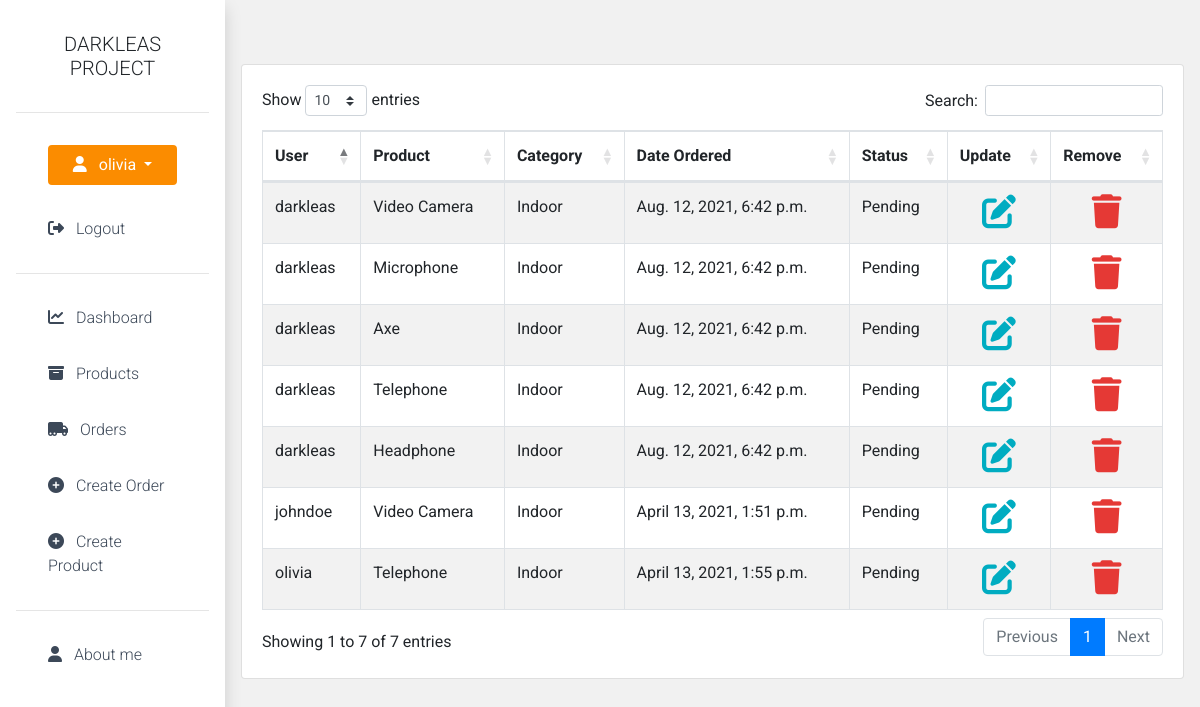
The page /orders/ (signed in) on the database its author committed.
### accounts/models.py (models this page shows, shortened)
class Order(models.Model):
    STATUS = (
        ('Pending','Pending'),
        ('Out for delivery','Out for delivery'),
        ('Delivered','Delivered')
    )
    customer = models.ForeignKey(Customer, on_delete=models.SET_NULL,null=True)
    product = models.ForeignKey(Product, on_delete=models.SET_NULL,null=True)
    date_created = models.DateTimeField(auto_now_add=True,null=True)
    status = models.CharField(max_length=200,null=True,choices=STATUS)

class Customer(models.Model):
    user = models.OneToOneField(User, on_delete=models.CASCADE,null=True)
    name = models.CharField(max_length=200,null=True,blank=True)
    phone = PhoneNumberField(null=True,blank=True,max_length=30)
    email = models.EmailField(max_length=200,null=True,blank=True,unique=True)
    profile_pic = models.ImageField(null=True,blank=True,upload_to='images/')
    date_created = models.DateTimeField(auto_now_add=True,null=True)

class Product(models.Model):
    CATEGORIES = (
        ('Indoor','Indoor'),
        ('Outdoor','Outdoor')
    )
    name = models.CharField(max_length=200,null=True)
    price = models.FloatField(null=True)
    category = models.CharField(max_length=200,null=True,choices=CATEGORIES)
    description = models.CharField(max_length=200,null=True,blank=True)
    date_created = models.DateTimeField(auto_now_add=True,null=True)
    tags = models.ManyToManyField(Tag)
    def __str__(self):
        return self.name

### accounts/views.py (the view)
# urls.py: path("orders/",views.orders,name='orders'),
@login_required(login_url='/login/')
def orders(request):
    orders = Order.objects.all()
    context={'orders':orders}
    return render(request,'accounts/orders.html',context)

### accounts/templates/accounts/orders.html (shortened to what this page needs)
{% extends 'accounts/main.html' %}
{% block content %}
<div class="containers mt-5">
    <div class="card card-body table-responsive">
        <table id="example" class="table table-striped table-bordered" style="width:100%">
            <thead>
                <tr>
                    <th>User</th>
                    <th>Product</th>
                    <th>Category</th>
                    <th>Date Ordered</th>
                    <th>Status</th>
                    <th>Update</th>
                    <th>Remove</th>
                </tr>
            </thead>
            <tbody>
                {% for i in orders %}
                <tr>
                    <td>{{i.customer.name}}</td>
                    <td>{{i.product}}</td>
                    <td>{{i.product.category}}</td>
                    <td>{{i.date_created}}</td>
                    <td>{{i.status}}</td>
                    <td class="text-center"><a href="{% url 'update_order' i.id %}">           <i class="fas fa-edit"style="color: #00acc1;font-size: 34px;"></i>                      </a></td>
                    <td class="text-center"><a href="{% url 'delete_order' i.id %}">            <i class="fas fa-trash"style="color: #e53935;font-size: 34px;"></i>                      </a></td>
                </tr>
               {% endfor %}
            </tbody>
        </table>
    </div>
</div>
{% endblock content %}

### accounts/templates/accounts/navbar.html (shortened to what this page needs)
{% load static %}
<link rel="stylesheet" href="{% static 'css/main.css' %}">
<div class="side-bar shadow p-3">
  <h5 class="text-center p-3"><span style="font-weight: 300;">DARKLEAS PROJECT</span></h5>
  <hr>
  {% if request.user.is_authenticated %}
  <div class="dropdown show sidebar-link">
    <a class="btn btn-yellow dropdown-toggle" style="color:White!important;background-color: #fb8c00;" href="#" role="button" id="dropdownMenuLink" data-toggle="dropdown" aria-haspopup="true" aria-expanded="false">
      <i class="fas fa-user mr-2"></i> {{request.user.username}}
    </a>
  </div>
    <a href="/logout/" class="sidebar-link"><i class="fas fa-sign-out-alt mr-2"></i> Logout</a>
  {% else %}
    <a href="/login/" class="sidebar-link"><i class="fas fa-sign-in-alt mr-2"></i> Login</a>
    <a href="/register/" class="sidebar-link"><i class="fas fa-user-plus mr-2"></i> Register</a>
  {% endif %}
  <hr>
  <a href="/" class="sidebar-link"><i class="fas fa-chart-line mr-2"></i>  Dashboard</a>
  <a href="/products/" class="sidebar-link"><i class="fas fa-archive mr-2"></i>  Products</a>
  <a href="/orders/" class="sidebar-link"><i class="fas fa-truck-moving mr-2"></i>  Orders</a>
  <a href="/create_order/" class="sidebar-link"><i class="fas fa-plus-circle mr-2"></i> Create Order</a>
  <a href="/create_product/" class="sidebar-link"><i class="fas fa-plus-circle mr-2"></i> Create Product</a>
  <hr></hr>
  <a target="_blank" href="http://darkleas.com/" class="sidebar-link"><i class="fas fa-user mr-2"></i> About me</a>
</div>

### static/css/main.css (style rules this page uses)
* { font-family: Roboto,Helvetica,Arial,sans-serif; }
.side-bar { z-index: 5000; position: fixed; width: 300px; height: 100%; background-color: white; }
.btn-yellow { width: 100%; transition: all 0.2s ease-in-out; background-color: #fb8c00; border: 2px solid #fb8c00; color:white!important; }
.sidebar-link { font-weight: 300; margin: 2rem; color: #3c4858!important; transition: all 0.2s; text-align: left; text-decoration: none; display: block; }
.containers { max-width: 1600px; margin-left: 300px; }
@media only screen and (max-width: 1376px) { .side-bar { width: 225px; } }
@media only screen and (max-width: 1376px) { .containers { max-width: 1600px; margin-left: 225px; } }

### accounts/templates/accounts/main.html (style rules this page uses)
body { background-color: #f1f1f1; }
h5 { font-weight: 300!important; }

### rows shown on the page
Order: customer.name "johndoe", product "Video Camera", product.category "Indoor", date_created "April 13, 2021, 1:51 p.m.", status "Pending"
Order: customer.name "olivia", product "Telephone", product.category "Indoor", date_created "April 13, 2021, 1:55 p.m.", status "Pending"
Order: customer.name "darkleas", product "Video Camera", product.category "Indoor", date_created "Aug. 12, 2021, 6:42 p.m.", status "Pending"
Order: customer.name "darkleas", product "Microphone", product.category "Indoor", date_created "Aug. 12, 2021, 6:42 p.m.", status "Pending"
Order: customer.name "darkleas", product "Axe", product.category "Indoor", date_created "Aug. 12, 2021, 6:42 p.m.", status "Pending"
Order: customer.name "darkleas", product "Telephone", product.category "Indoor", date_created "Aug. 12, 2021, 6:42 p.m.", status "Pending"
Order: customer.name "darkleas", product "Headphone", product.category "Indoor", date_created "Aug. 12, 2021, 6:42 p.m.", status "Pending"

### other values the page prints
{{ request.user.username }} "olivia"
